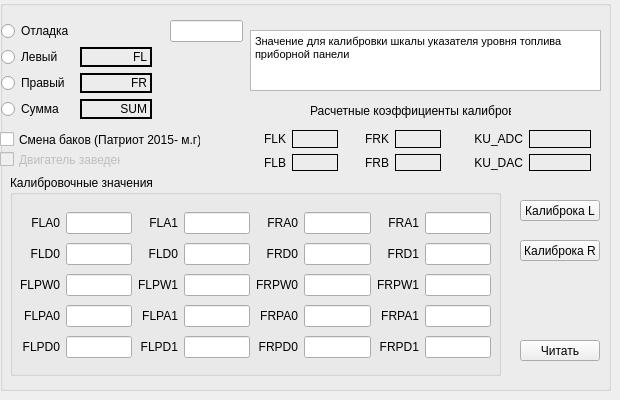
    <widget class="QWidget" name="tabFuel">
     <attribute name="title">
      <string>Указатель топлива</string>
     </attribute>
     <widget class="QGroupBox" name="groupBoxFM">
      <property name="geometry">
       <rect>
        <x>0</x>
        <y>0</y>
        <width>611</width>
        <height>391</height>
       </rect>
      </property>
      <property name="styleSheet">
       <string notr="true">background-color green;</string>
      </property>
      <property name="title">
       <string/>
      </property>
      <widget class="QCheckBox" name="checkBoxFS">
       <property name="geometry">
        <rect>
         <x>0</x>
         <y>130</y>
         <width>201</width>
         <height>19</height>
        </rect>
       </property>
       <property name="text">
        <string>Смена баков (Патриот 2015- м.г)</string>
       </property>
      </widget>
      <widget class="QPushButton" name="ButtonReadFuel">
       <property name="geometry">
        <rect>
         <x>520</x>
         <y>340</y>
         <width>80</width>
         <height>21</height>
        </rect>
       </property>
       <property name="text">
        <string>Читать</string>
       </property>
      </widget>
      <widget class="QGroupBox" name="groupBox">
       <property name="geometry">
        <rect>
         <x>10</x>
         <y>175</y>
         <width>491</width>
         <height>201</height>
        </rect>
       </property>
       <property name="title">
        <string>Калибровочные значения</string>
       </property>
       <widget class="QWidget" name="layoutWidget">
        <property name="geometry">
         <rect>
          <x>10</x>
          <y>34</y>
          <width>471</width>
          <height>157</height>
         </rect>
        </property>
        <layout class="QGridLayout" name="gridLayout_3">
         <item row="0" column="0">
          <widget class="QLabel" name="label_2">
           <property name="text">
            <string>FLA0</string>
           </property>
           <property name="alignment">
            <set>Qt::AlignRight|Qt::AlignTrailing|Qt::AlignVCenter</set>
           </property>
          </widget>
         </item>
         <item row="4" column="1">
          <widget class="QLineEdit" name="FLPD0"/>
         </item>
         <item row="3" column="0">
          <widget class="QLabel" name="label_5">
           <property name="text">
            <string>FLPA0</string>
           </property>
           <property name="alignment">
            <set>Qt::AlignRight|Qt::AlignTrailing|Qt::AlignVCenter</set>
           </property>
          </widget>
         </item>
         <item row="4" column="7">
          <widget class="QLineEdit" name="FRPD1"/>
         </item>
         <item row="1" column="4">
          <widget class="QLabel" name="label_13">
           <property name="text">
            <string>FRD0</string>
           </property>
           <property name="alignment">
            <set>Qt::AlignRight|Qt::AlignTrailing|Qt::AlignVCenter</set>
           </property>
          </widget>
         </item>
         <item row="1" column="5">
          <widget class="QLineEdit" name="FRD0"/>
         </item>
         <item row="2" column="2">
          <widget class="QLabel" name="label_9">
           <property name="text">
            <string>FLPW1</string>
           </property>
           <property name="alignment">
            <set>Qt::AlignRight|Qt::AlignTrailing|Qt::AlignVCenter</set>
           </property>
          </widget>
         </item>
         <item row="3" column="1">
          <widget class="QLineEdit" name="FLPA0"/>
         </item>
         <item row="1" column="2">
          <widget class="QLabel" name="label_8">
           <property name="text">
            <string>FLD0</string>
           </property>
           <property name="alignment">
            <set>Qt::AlignRight|Qt::AlignTrailing|Qt::AlignVCenter</set>
           </property>
          </widget>
         </item>
         <item row="3" column="7">
          <widget class="QLineEdit" name="FRPA1"/>
         </item>
         <item row="4" column="4">
          <widget class="QLabel" name="label_16">
           <property name="text">
            <string>FRPD0</string>
           </property>
           <property name="alignment">
            <set>Qt::AlignRight|Qt::AlignTrailing|Qt::AlignVCenter</set>
           </property>
          </widget>
         </item>
         <item row="2" column="7">
          <widget class="QLineEdit" name="FRPW1"/>
         </item>
         <item row="0" column="2">
          <widget class="QLabel" name="label_7">
           <property name="text">
            <string>FLA1</string>
           </property>
           <property name="alignment">
            <set>Qt::AlignRight|Qt::AlignTrailing|Qt::AlignVCenter</set>
           </property>
          </widget>
         </item>
         <item row="2" column="3">
          <widget class="QLineEdit" name="FLPW1"/>
         </item>
         <item row="4" column="6">
          <widget class="QLabel" name="label_38">
           <property name="text">
            <string>FRPD1</string>
           </property>
           <property name="alignment">
            <set>Qt::AlignRight|Qt::AlignTrailing|Qt::AlignVCenter</set>
           </property>
          </widget>
         </item>
         <item row="2" column="4">
          <widget class="QLabel" name="label_14">
           <property name="text">
            <string>FRPW0</string>
           </property>
           <property name="alignment">
            <set>Qt::AlignRight|Qt::AlignTrailing|Qt::AlignVCenter</set>
           </property>
          </widget>
         </item>
         <item row="4" column="0">
          <widget class="QLabel" name="label_6">
           <property name="text">
            <string>FLPD0</string>
           </property>
           <property name="alignment">
            <set>Qt::AlignRight|Qt::AlignTrailing|Qt::AlignVCenter</set>
           </property>
          </widget>
         </item>
         <item row="1" column="1">
          <widget class="QLineEdit" name="FLD0"/>
         </item>
         <item row="0" column="5">
          <widget class="QLineEdit" name="FRA0"/>
         </item>
         <item row="4" column="3">
          <widget class="QLineEdit" name="FLPD1"/>
         </item>
         <item row="0" column="4">
          <widget class="QLabel" name="label_12">
           <property name="text">
            <string>FRA0</string>
           </property>
           <property name="alignment">
            <set>Qt::AlignRight|Qt::AlignTrailing|Qt::AlignVCenter</set>
           </property>
          </widget>
         </item>
         <item row="0" column="7">
          <widget class="QLineEdit" name="FRA1"/>
         </item>
         <item row="0" column="1">
          <widget class="QLineEdit" name="FLA0">
           <property name="inputMethodHints">
            <set>Qt::ImhNone</set>
           </property>
          </widget>
         </item>
         <item row="2" column="5">
          <widget class="QLineEdit" name="FRPW0"/>
         </item>
         <item row="3" column="4">
          <widget class="QLabel" name="label_15">
           <property name="text">
            <string>FRPA0</string>
           </property>
           <property name="alignment">
            <set>Qt::AlignRight|Qt::AlignTrailing|Qt::AlignVCenter</set>
           </property>
          </widget>
         </item>
         <item row="2" column="1">
          <widget class="QLineEdit" name="FLPW0"/>
         </item>
         <item row="0" column="3">
          <widget class="QLineEdit" name="FLA1"/>
         </item>
         <item row="1" column="0">
          <widget class="QLabel" name="label_3">
           <property name="text">
            <string>FLD0</string>
           </property>
           <property name="alignment">
            <set>Qt::AlignRight|Qt::AlignTrailing|Qt::AlignVCenter</set>
           </property>
          </widget>
         </item>
         <item row="2" column="0">
          <widget class="QLabel" name="label_4">
           <property name="text">
            <string>FLPW0</string>
           </property>
           <property name="alignment">
            <set>Qt::AlignRight|Qt::AlignTrailing|Qt::AlignVCenter</set>
           </property>
          </widget>
         </item>
         <item row="2" column="6">
          <widget class="QLabel" name="label_36">
           <property name="text">
            <string>FRPW1</string>
           </property>
           <property name="alignment">
            <set>Qt::AlignRight|Qt::AlignTrailing|Qt::AlignVCenter</set>
           </property>
          </widget>
         </item>
         <item row="4" column="5">
          <widget class="QLineEdit" name="FRPD0"/>
         </item>
         <item row="0" column="6">
          <widget class="QLabel" name="label_17">
           <property name="text">
            <string>FRA1</string>
           </property>
           <property name="alignment">
            <set>Qt::AlignRight|Qt::AlignTrailing|Qt::AlignVCenter</set>
           </property>
          </widget>
         </item>
         <item row="4" column="2">
          <widget class="QLabel" name="label_11">
           <property name="text">
            <string>FLPD1</string>
           </property>
           <property name="alignment">
            <set>Qt::AlignRight|Qt::AlignTrailing|Qt::AlignVCenter</set>
           </property>
          </widget>
         </item>
         <item row="3" column="3">
          <widget class="QLineEdit" name="FLPA1"/>
         </item>
         <item row="3" column="5">
          <widget class="QLineEdit" name="FRPA0"/>
         </item>
         <item row="1" column="7">
          <widget class="QLineEdit" name="FRD1"/>
         </item>
         <item row="3" column="2">
          <widget class="QLabel" name="label_10">
           <property name="text">
            <string>FLPA1</string>
           </property>
           <property name="alignment">
            <set>Qt::AlignRight|Qt::AlignTrailing|Qt::AlignVCenter</set>
           </property>
          </widget>
         </item>
         <item row="1" column="3">
          <widget class="QLineEdit" name="FLD1"/>
         </item>
         <item row="3" column="6">
          <widget class="QLabel" name="label_37">
           <property name="text">
            <string>FRPA1</string>
           </property>
           <property name="alignment">
            <set>Qt::AlignRight|Qt::AlignTrailing|Qt::AlignVCenter</set>
           </property>
          </widget>
         </item>
         <item row="1" column="6">
          <widget class="QLabel" name="label_18">
           <property name="text">
            <string>FRD1</string>
           </property>
           <property name="alignment">
            <set>Qt::AlignRight|Qt::AlignTrailing|Qt::AlignVCenter</set>
           </property>
          </widget>
         </item>
        </layout>
       </widget>
      </widget>
      <widget class="QLineEdit" name="InputF">
       <property name="geometry">
        <rect>
         <x>170</x>
         <y>20</y>
         <width>73</width>
         <height>22</height>
        </rect>
       </property>
       <property name="inputMask">
        <string>dddd</string>
       </property>
       <property name="text">
        <string/>
       </property>
       <property name="maxLength">
        <number>4</number>
       </property>
      </widget>
      <widget class="QWidget" name="layoutWidget">
       <property name="geometry">
        <rect>
         <x>1</x>
         <y>21</y>
         <width>151</width>
         <height>99</height>
        </rect>
       </property>
       <layout class="QGridLayout" name="gridLayout">
        <item row="0" column="0">
         <widget class="QRadioButton" name="fm0">
          <property name="text">
           <string>Отладка</string>
          </property>
         </widget>
        </item>
        <item row="1" column="0">
         <widget class="QRadioButton" name="fm1">
          <property name="text">
           <string>Левый</string>
          </property>
         </widget>
        </item>
        <item row="1" column="1">
         <widget class="QLabel" name="FL">
          <property name="frameShape">
           <enum>QFrame::WinPanel</enum>
          </property>
          <property name="text">
           <string>FL</string>
          </property>
          <property name="alignment">
           <set>Qt::AlignRight|Qt::AlignTrailing|Qt::AlignVCenter</set>
          </property>
         </widget>
        </item>
        <item row="2" column="0">
         <widget class="QRadioButton" name="fm2">
          <property name="text">
           <string>Правый</string>
          </property>
         </widget>
        </item>
        <item row="2" column="1">
         <widget class="QLabel" name="FR">
          <property name="frameShape">
           <enum>QFrame::WinPanel</enum>
          </property>
          <property name="text">
           <string>FR</string>
          </property>
          <property name="alignment">
           <set>Qt::AlignRight|Qt::AlignTrailing|Qt::AlignVCenter</set>
          </property>
         </widget>
        </item>
        <item row="3" column="0">
         <widget class="QRadioButton" name="fm3">
          <property name="text">
           <string>Сумма</string>
          </property>
         </widget>
        </item>
        <item row="3" column="1">
         <widget class="QLabel" name="FSUM">
          <property name="frameShape">
           <enum>QFrame::WinPanel</enum>
          </property>
          <property name="text">
           <string>SUM</string>
          </property>
          <property name="alignment">
           <set>Qt::AlignRight|Qt::AlignTrailing|Qt::AlignVCenter</set>
          </property>
         </widget>
        </item>
       </layout>
      </widget>
      <widget class="QCheckBox" name="checkEngine">
       <property name="enabled">
        <bool>false</bool>
       </property>
       <property name="geometry">
        <rect>
         <x>0</x>
         <y>150</y>
         <width>121</width>
         <height>19</height>
        </rect>
       </property>
       <property name="text">
        <string>Двигатель заведен</string>
       </property>
       <property name="checkable">
        <bool>false</bool>
       </property>
       <property name="tristate">
        <bool>false</bool>
       </property>
      </widget>
      <widget class="QWidget" name="layoutWidget">
       <property name="geometry">
        <rect>
         <x>240</x>
         <y>130</y>
         <width>201</width>
         <height>41</height>
        </rect>
       </property>
       <layout class="QGridLayout" name="gridLayout_4">
        <item row="0" column="0">
         <widget class="QLabel" name="label_39">
          <property name="text">
           <string>FLK</string>
          </property>
          <property name="alignment">
           <set>Qt::AlignRight|Qt::AlignTrailing|Qt::AlignVCenter</set>
          </property>
         </widget>
        </item>
        <item row="0" column="1">
         <widget class="QLabel" name="FLK">
          <property name="frameShape">
           <enum>QFrame::Panel</enum>
          </property>
          <property name="text">
           <string/>
          </property>
          <property name="alignment">
           <set>Qt::AlignRight|Qt::AlignTrailing|Qt::AlignVCenter</set>
          </property>
          <property name="wordWrap">
           <bool>false</bool>
          </property>
         </widget>
        </item>
        <item row="0" column="2">
         <widget class="QLabel" name="label_40">
          <property name="text">
           <string>FRK</string>
          </property>
          <property name="alignment">
           <set>Qt::AlignRight|Qt::AlignTrailing|Qt::AlignVCenter</set>
          </property>
         </widget>
        </item>
        <item row="0" column="3">
         <widget class="QLabel" name="FRK">
          <property name="frameShape">
           <enum>QFrame::Panel</enum>
          </property>
          <property name="text">
           <string/>
          </property>
          <property name="alignment">
           <set>Qt::AlignRight|Qt::AlignTrailing|Qt::AlignVCenter</set>
          </property>
         </widget>
        </item>
        <item row="1" column="0">
         <widget class="QLabel" name="label_41">
          <property name="text">
           <string>FLB</string>
          </property>
          <property name="alignment">
           <set>Qt::AlignRight|Qt::AlignTrailing|Qt::AlignVCenter</set>
          </property>
         </widget>
        </item>
        <item row="1" column="1">
         <widget class="QLabel" name="FLB">
          <property name="frameShape">
           <enum>QFrame::Panel</enum>
          </property>
          <property name="text">
           <string/>
          </property>
          <property name="alignment">
           <set>Qt::AlignRight|Qt::AlignTrailing|Qt::AlignVCenter</set>
          </property>
         </widget>
        </item>
        <item row="1" column="2">
         <widget class="QLabel" name="label_42">
          <property name="text">
           <string>FRB</string>
          </property>
          <property name="alignment">
           <set>Qt::AlignRight|Qt::AlignTrailing|Qt::AlignVCenter</set>
          </property>
         </widget>
        </item>
        <item row="1" column="3">
         <widget class="QLabel" name="FRB">
          <property name="frameShape">
           <enum>QFrame::Panel</enum>
          </property>
          <property name="text">
           <string/>
          </property>
          <property name="alignment">
           <set>Qt::AlignRight|Qt::AlignTrailing|Qt::AlignVCenter</set>
          </property>
         </widget>
        </item>
       </layout>
      </widget>
      <widget class="QWidget" name="layoutWidget">
       <property name="geometry">
        <rect>
         <x>460</x>
         <y>130</y>
         <width>131</width>
         <height>41</height>
        </rect>
       </property>
       <layout class="QGridLayout" name="gridLayout_5">
        <item row="0" column="0">
         <widget class="QLabel" name="label_43">
          <property name="text">
           <string>KU_ADC</string>
          </property>
          <property name="alignment">
           <set>Qt::AlignRight|Qt::AlignTrailing|Qt::AlignVCenter</set>
          </property>
         </widget>
        </item>
        <item row="0" column="1">
         <widget class="QLabel" name="FU_ADC">
          <property name="frameShape">
           <enum>QFrame::Panel</enum>
          </property>
          <property name="text">
           <string/>
          </property>
          <property name="alignment">
           <set>Qt::AlignRight|Qt::AlignTrailing|Qt::AlignVCenter</set>
          </property>
         </widget>
        </item>
        <item row="1" column="0">
         <widget class="QLabel" name="label_44">
          <property name="text">
           <string>KU_DAC</string>
          </property>
          <property name="alignment">
           <set>Qt::AlignRight|Qt::AlignTrailing|Qt::AlignVCenter</set>
          </property>
         </widget>
        </item>
        <item row="1" column="1">
         <widget class="QLabel" name="FU_DAC">
          <property name="frameShape">
           <enum>QFrame::Panel</enum>
          </property>
          <property name="text">
           <string/>
          </property>
          <property name="alignment">
           <set>Qt::AlignRight|Qt::AlignTrailing|Qt::AlignVCenter</set>
          </property>
         </widget>
        </item>
       </layout>
      </widget>
      <widget class="QPushButton" name="ButtonCalibrL">
       <property name="geometry">
        <rect>
         <x>520</x>
         <y>200</y>
         <width>80</width>
         <height>21</height>
        </rect>
       </property>
       <property name="text">
        <string>Калиброка L</string>
       </property>
      </widget>
      <widget class="QPushButton" name="ButtonCalibrR">
       <property name="geometry">
        <rect>
         <x>520</x>
         <y>240</y>
         <width>80</width>
         <height>21</height>
        </rect>
       </property>
       <property name="text">
        <string>Калиброка R</string>
       </property>
      </widget>
      <widget class="QTextEdit" name="textEdit_2">
       <property name="geometry">
        <rect>
         <x>250</x>
         <y>30</y>
         <width>351</width>
         <height>61</height>
        </rect>
       </property>
       <property name="html">
        <string>&lt;!DOCTYPE HTML PUBLIC &quot;-//W3C//DTD HTML 4.0//EN&quot; &quot;http://www.w3.org/TR/REC-html40/strict.dtd&quot;&gt;
&lt;html&gt;&lt;head&gt;&lt;meta name=&quot;qrichtext&quot; content=&quot;1&quot; /&gt;&lt;style type=&quot;text/css&quot;&gt;
p, li { white-space: pre-wrap; }
&lt;/style&gt;&lt;/head&gt;&lt;body style=&quot; font-family:'MS Shell Dlg 2'; font-size:8.25pt; font-weight:400; font-style:normal;&quot;&gt;
&lt;p style=&quot; margin-top:0px; margin-bottom:0px; margin-left:0px; margin-right:0px; -qt-block-indent:0; text-indent:0px;&quot;&gt;&lt;span style=&quot; font-family:'MS Shell Dlg 2';&quot;&gt;Значение для калибровки шкалы указателя уровня топлива приборной панели&lt;/span&gt;&lt;/p&gt;&lt;/body&gt;&lt;/html&gt;</string>
       </property>
      </widget>
      <widget class="QLabel" name="label_61">
       <property name="geometry">
        <rect>
         <x>310</x>
         <y>100</y>
         <width>201</width>
         <height>21</height>
        </rect>
       </property>
       <property name="text">
        <string>Расчетные коэффициенты калибровки</string>
       </property>
      </widget>
     </widget>
    </widget>
